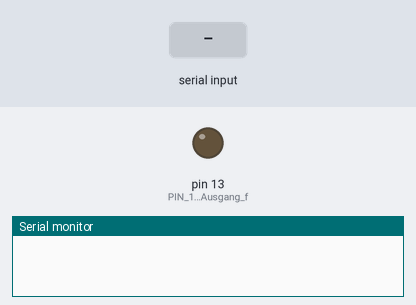
A sketch run on a simulated Arduino Uno, built with avr-gcc and run on an emulated ATmega328P. Shown: output pins drawn as LEDs (lit = HIGH), the last lines printed to the serial monitor. The inputs (shaded band) are chosen by the test bench.

Above: at 1.2 s.
1.3 s: "1" received over Serial
At 2.3 s:
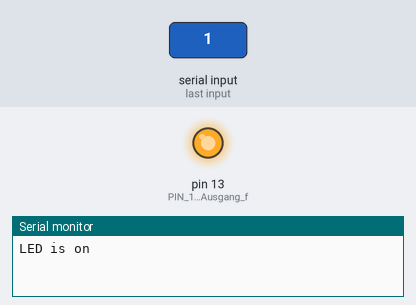
2.8 s: "0" received over Serial
At 3.5 s:
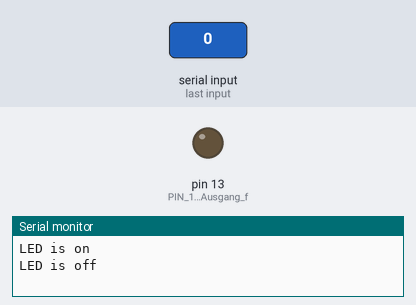
Timing chart, 0 to 5.8 s (numbered marks = the images above; inputs shaded):
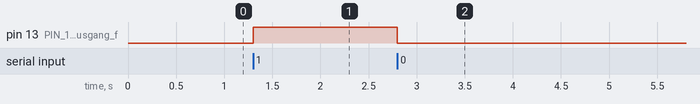

Measured:
- after the input at 1.3 s, pin 13 (PIN_13_wird_als_Ausgang_f): LOW → HIGH at once
- after the input at 2.8 s, pin 13 (PIN_13_wird_als_Ausgang_f): HIGH → LOW at once

The sketch:

bluetooth_test.ino
```cpp
char blueToothVal; //Werte sollen per Bluetooth gesendet werden
char lastValue;   //speichert den letzten Status der LED (on/off)

void setup(){
 Serial.begin(9600);  //serieller Monitor wird gestartet, Baudrate auf 9600 festgelegt
 pinMode(13,OUTPUT);  //PIN 13 wird als Ausgang festgelegt
}

void loop(){
  if(Serial.available()) //wenn Daten empfangen werden...
{
    blueToothVal=Serial.read();//..sollen diese ausgelesen werden
  }
  if (blueToothVal=='1') //wenn das Bluetooth Modul eine „1“ empfängt..
  {
    digitalWrite(13,HIGH);   //...soll die LED leuchten
    if (lastValue!='1') //wenn der letzte empfangene Wert keine „1“ war...
      Serial.println(F("LED is on")); //..soll auf dem Seriellen Monitor „LED is on“ angezeigt werden
    lastValue=blueToothVal;
  }
  else if (blueToothVal=='0') //wenn das Bluetooth Modul „0“ empfängt...
  {
    digitalWrite(13,LOW);  //..soll die LED nicht leuchten
    if (lastValue!='0')  //wenn der letzte empfangene Wert keine „0“ war...
      Serial.println(F("LED is off")); //..soll auf dem seriellen Monitor „LED is off“ angezeigt werden
    lastValue=blueToothVal;
  }
}
```
